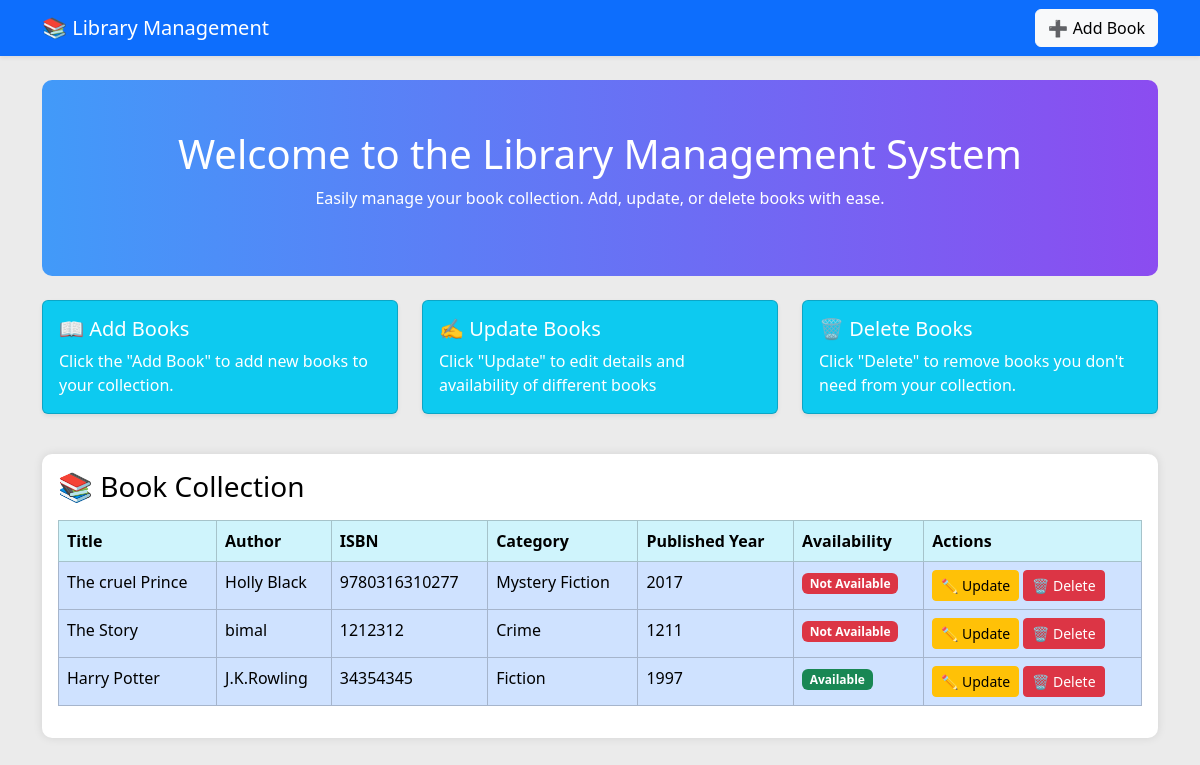
The page / on the database its author committed.
### library/models.py (models this page shows)
class Book(models.Model):
    title = models.CharField(max_length=50)
    author = models.CharField(max_length=50)
    isbn = models.CharField(max_length=50)
    category = models.CharField(max_length=50)
    published_Year = models.IntegerField(max_length=50)
    availability = models.BooleanField(default=True)

### LibraryManagement/views.py (the view)
# urls.py: 2. Add a URL to urlpatterns:  path('', views.home, name='home')
def home(request):
    data = Book.objects.all()
    return render(request,"home.html",{"data":data})

### template/home.html (shortened to what this page needs)
{% include "header.html" %}
    <div class="container mt-4">
        <div class="row">
            <div class="col-md-4">
                <div class="card text-white bg-info mb-3 shadow-sm">
                    <div class="card-body">
                        <h5 class="card-title">📖 Add Books</h5>
                        <p class="card-text">Click the "Add Book" to add new books to your collection.</p>
                    </div>
                </div>
            </div>
            <div class="col-md-4">
                <div class="card text-white bg-info mb-3 shadow-sm">
                    <div class="card-body">
                        <h5 class="card-title">✍️ Update Books</h5>
                        <p class="card-text">Click "Update" to edit details and availability of different books</p>
                    </div>
                </div>
            </div>
            <div class="col-md-4">
                <div class="card text-white bg-info mb-3 shadow-sm">
                    <div class="card-body">
                        <h5 class="card-title">🗑️ Delete Books</h5>
                        <p class="card-text">Click "Delete" to remove books you don't need from your collection.</p>
                    </div>
                </div>
            </div>
        </div>
    </div>
    <div class="container mt-4">
        <div class="table-container p-3 table-primary" id="h">
            <h3 class="mb-3" id="h">📚 Book Collection</h3>
            <table class="table table-hover table-bordered table-primary">
                <thead class="table-info">
                    <tr>
                        <th>Title</th>
                        <th>Author</th>
                        <th>ISBN</th>
                        <th>Category</th>
                        <th>Published Year</th>
                        <th>Availability</th>
                        <th>Actions</th>
                    </tr>
                </thead>
                <tbody>
                    {% for i in data %}
                    <tr>
                        <td>{{ i.title }}</td>
                        <td>{{ i.author }}</td>
                        <td>{{ i.isbn }}</td>
                        <td>{{ i.category }}</td>
                        <td>{{ i.published_Year }}</td>
                        <td>
                            {% if i.availability %}
                                <span class="badge bg-success">Available</span>
                            {% else %}
                                <span class="badge bg-danger">Not Available</span>
                            {% endif %}
                        </td>
                        <td>
                            <a href="/update/{{ i.id }}" class="btn btn-warning btn-sm">✏️ Update</a>
                            <a href="/delete/{{ i.id }}" class="btn btn-danger btn-sm">🗑️ Delete</a>
                        </td>
                    </tr>
                    {% endfor %}
                </tbody>
            </table>
        </div>
    </div>
</body>
</html>

### template/header.html (shortened to what this page needs)
<!DOCTYPE html>
<html lang="en">
<head>
    <link rel="stylesheet" href="/static/bootstrap/css/bootstrap.min.css">
</head>
<body>
    <nav class="navbar navbar-expand-lg navbar-dark bg-primary shadow-sm">
        <div class="container">
            <a class="navbar-brand" href="#">📚 Library Management</a>
            <a href="/add" class="btn btn-light">➕ Add Book</a>
        </div>
    </nav>
    <div class="container mt-4">
        <div class="hero">
            <h1>Welcome to the Library Management System</h1>
            <p>Easily manage your book collection. Add, update, or delete books with ease.</p>
        </div>
    </div>

### template/home.html (style rules this page uses)
body { background-color: rgba(0, 0, 0, 0.079); }
.hero { background: linear-gradient(to right, #007bffb8, #6710f2b9); color: white; padding: 50px 20px; text-align: center; border-radius: 10px; }
.table-container { background: white; padding: 20px; border-radius: 10px; box-shadow: 0 0 10px rgba(0, 0, 0, 0.1); }

### rows shown on the page
Book: title "The cruel Prince", author "Holly Black", isbn "9780316310277", category "Mystery Fiction", published_Year "2017", availability "Not Available"
Book: title "The Story", author "bimal", isbn "1212312", category "Crime", published_Year "1211", availability "Not Available"
Book: title "Harry Potter", author "J.K.Rowling", isbn "34354345", category "Fiction", published_Year "1997", availability "Available"
